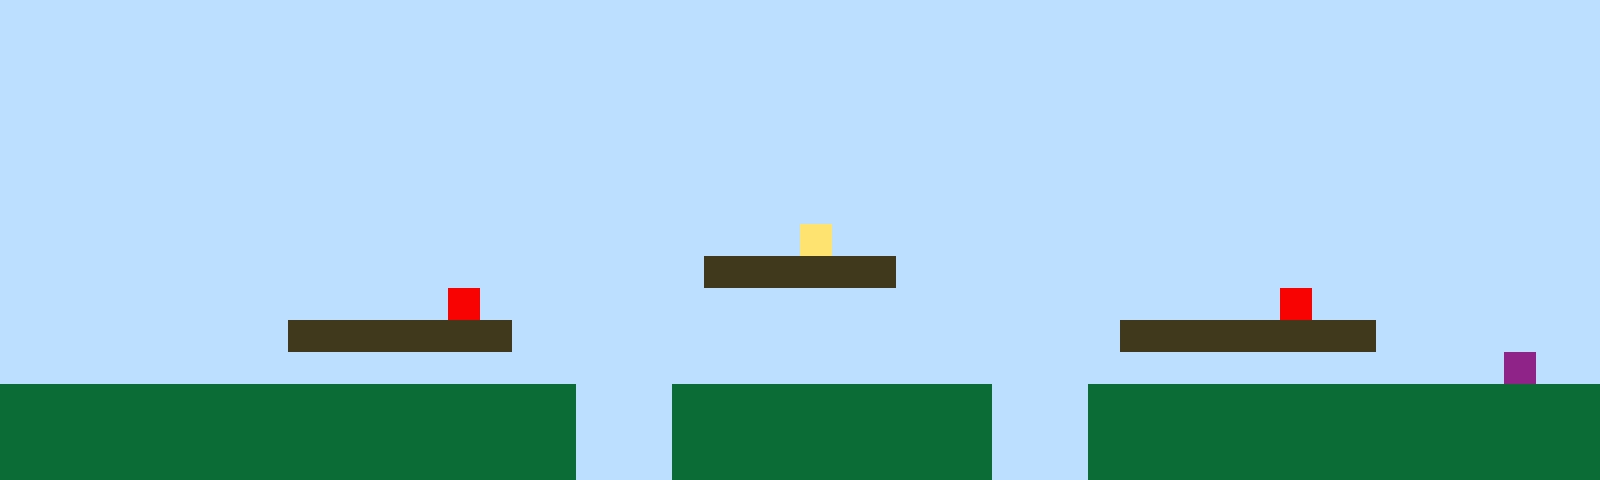

Below is a game level as drawn by its tile map, then a one-line description and the .tmx file that defines it, in full:
An orthogonal 50x15 tile map with 32x32 px tiles, 1 tile layer (Tile Layer 1).

<map version="1.10" tiledversion="1.11.2" orientation="orthogonal" renderorder="right-up" width="50" height="15" tilewidth="32" tileheight="32" infinite="0" nextlayerid="2" nextobjectid="1"><editorsettings><export target="map1.csv" format="csv" /></editorsettings><tileset firstgid="1" name="sprites" tilewidth="32" tileheight="32" tilecount="6" columns="3"><image source="sprites.png" width="96" height="64" /></tileset><layer id="1" name="Tile Layer 1" width="50" height="15"><data encoding="csv">1,1,1,1,1,1,1,1,1,1,1,1,1,1,1,1,1,1,1,1,1,1,1,1,1,1,1,1,1,1,1,1,1,1,1,1,1,1,1,1,1,1,1,1,1,1,1,1,1,1,1,1,1,1,1,1,1,1,1,1,1,1,1,1,1,1,1,1,1,1,1,1,1,1,1,1,1,1,1,1,1,1,1,1,1,1,1,1,1,1,1,1,1,1,1,1,1,1,1,1,1,1,1,1,1,1,1,1,1,1,1,1,1,1,1,1,1,1,1,1,1,1,1,1,1,1,1,1,1,1,1,1,1,1,1,1,1,1,1,1,1,1,1,1,1,1,1,1,1,1,1,1,1,1,1,1,1,1,1,1,1,1,1,1,1,1,1,1,1,1,1,1,1,1,1,1,1,1,1,1,1,1,1,1,1,1,1,1,1,1,1,1,1,1,1,1,1,1,1,1,1,1,1,1,1,1,1,1,1,1,1,1,1,1,1,1,1,1,1,1,1,1,1,1,1,1,1,1,1,1,1,1,1,1,1,1,1,1,1,1,1,1,1,1,1,1,1,1,1,1,1,1,1,1,1,1,1,1,1,1,1,1,1,1,1,1,1,1,1,1,1,1,1,1,1,1,1,1,1,1,1,1,1,1,1,1,1,1,1,1,1,1,1,1,1,1,1,1,1,1,1,1,1,1,1,1,1,1,1,1,1,1,1,1,1,1,1,1,1,1,1,1,1,1,1,1,1,1,1,1,1,1,1,1,1,1,1,1,1,1,1,1,1,1,1,1,1,1,1,1,1,1,1,1,1,1,1,1,1,1,1,1,1,1,1,1,1,1,1,1,1,1,1,1,1,4,1,1,1,1,1,1,1,1,1,1,1,1,1,1,1,1,1,1,1,1,1,1,1,1,1,1,1,1,1,1,1,1,1,1,1,1,1,1,1,1,1,1,1,1,1,1,3,3,3,3,3,3,1,1,1,1,1,1,1,1,1,1,1,1,1,1,1,1,1,1,1,1,1,1,1,1,1,1,1,1,1,1,1,1,1,1,1,1,5,1,1,1,1,1,1,1,1,1,1,1,1,1,1,1,1,1,1,1,1,1,1,1,1,1,5,1,1,1,1,1,1,1,1,1,1,1,1,1,1,1,1,1,1,3,3,3,3,3,3,3,1,1,1,1,1,1,1,1,1,1,1,1,1,1,1,1,1,1,1,3,3,3,3,3,3,3,3,1,1,1,1,1,1,1,1,1,1,1,1,1,1,1,1,1,1,1,1,1,1,1,1,1,1,1,1,1,1,1,1,1,1,1,1,1,1,1,1,1,1,1,1,1,1,1,1,1,1,1,1,1,1,6,1,1,2,2,2,2,2,2,2,2,2,2,2,2,2,2,2,2,2,2,1,1,1,2,2,2,2,2,2,2,2,2,2,1,1,1,2,2,2,2,2,2,2,2,2,2,2,2,2,2,2,2,2,2,2,2,2,2,2,2,2,2,2,2,2,2,2,2,2,2,1,1,1,2,2,2,2,2,2,2,2,2,2,1,1,1,2,2,2,2,2,2,2,2,2,2,2,2,2,2,2,2,2,2,2,2,2,2,2,2,2,2,2,2,2,2,2,2,2,2,1,1,1,2,2,2,2,2,2,2,2,2,2,1,1,1,2,2,2,2,2,2,2,2,2,2,2,2,2,2,2,2</data></layer></map>
